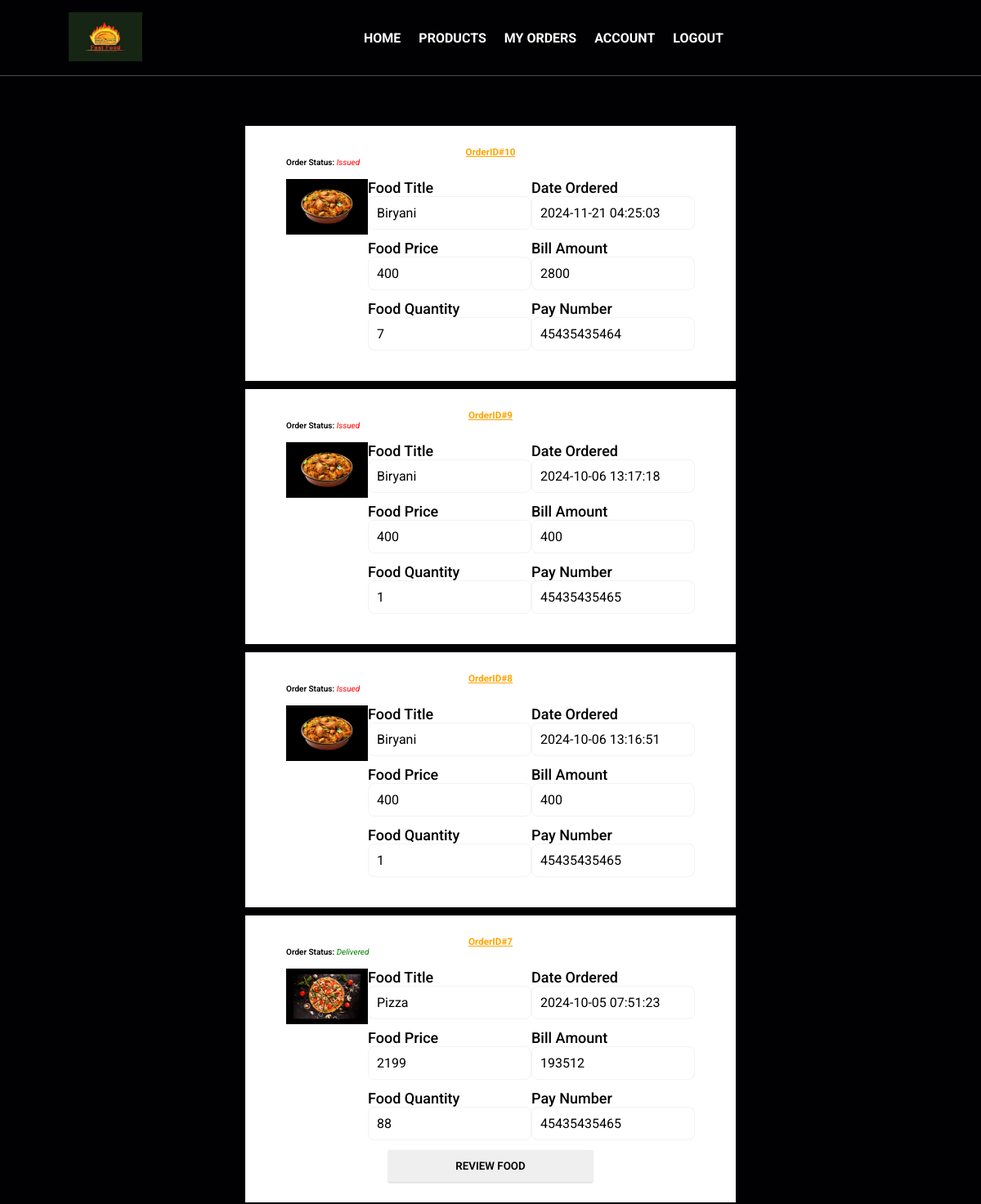
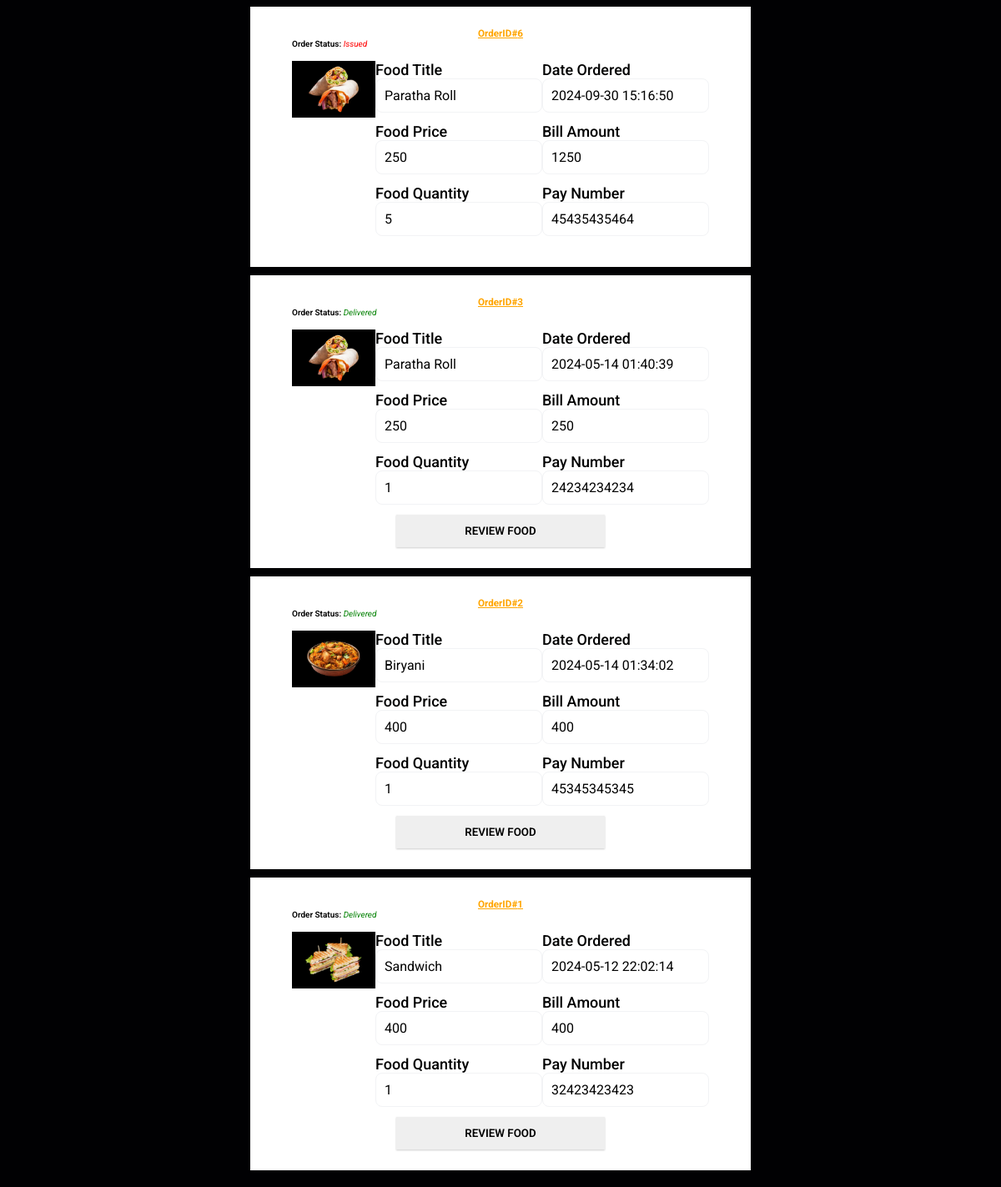
Page /menu/customer_orders (signed in) on the committed database (2 pictures, top to bottom).
### tables this page shows
CREATE TABLE Ordered (
        Order_Id        INTEGER PRIMARY KEY AUTOINCREMENT,
        customer_id	    int NOT NULL,
        food_no	        int NOT NULL,
        pay_id	        int NOT NULL,
        ordered_date	TIMESTAMP DEFAULT CURRENT_TIMESTAMP,
        quantity	    int DEFAULT 0,
        pay_amount	    int NOT NULL CHECK("pay_amount" > 0),
        order_status    VARCHAR(10) default 'Issued' CHECK(order_status='Pending' OR order_status='Delivered' OR order_status='Issued'), 
        rider_id        int NULL,   
        FOREIGN KEY(pay_id) REFERENCES Payment(pay_id) on delete set NULL,
        FOREIGN KEY(food_no) REFERENCES FOOD(food_no) on delete cascade,
        FOREIGN KEY(customer_id) REFERENCES CUSTOMERS(customer_id) on delete cascade
        FOREIGN KEY (rider_id) REFERENCES Riders(rider_id) on delete set NULL
        );

CREATE TABLE Food
    (
        food_no          INTEGER PRIMARY KEY AUTOINCREMENT ,
        food_image       VARCHAR(300) ,
        food_price       int,
        food_title       VARCHAR (100) ,
        food_description VARCHAR (500) ,
        admin_id         int NOT NULL,
        FOREIGN KEY (ADMIN_ID) REFERENCES ADMIN(ADMIN_ID)
    );

CREATE TABLE PAYMENT
    (
        pay_id                INTEGER PRIMARY KEY AUTOINCREMENT,
        pay_number            VARCHAR (15),
        customer_id           INT NOT NULL,
        FOREIGN KEY(customer_id) REFERENCES CUSTOMERS(customer_id) on delete cascade
    );

### app.py (the view)
@app.route('/menu/customer_orders')
def orderDetails(flag=None):
    if "Useremail" and "Userpassword" in session:
        useremail = session["Useremail"]
        userpassword = session["Userpassword"]
        customer = db.returnCustomerAccordingToSession(useremail, userpassword)
        customer = customer.fetchone()
        customerId = customer[0]
        orderDetails = db.returnOrderDetailsOfCustomerWithJoins(customerId)
        orderDetails = orderDetails.fetchall()
        getFlag = flag
        return render_template('orderDetails.html', orderDetails=orderDetails, getFlag=getFlag)
    return redirect(url_for('login'))

### database.py (called while the page is built)
    @staticmethod
    def returnCustomerAccordingToSession(email, password):
        connection = s.connect("foodSystem.db")
        cursor = connection.cursor()
        customer = cursor.execute(
            f"SELECT * from Customers where email = '{email}' and password = '{password}'")
        return customer

### templates/orderDetails.html (shortened to what this page needs)
{% extends 'base.html' %}
{% block body %}
{% if orderDetails|length != 0 %}
<h1 style="text-align: center;margin-top: 10px;">You have recently ordered</h1>
    <div class="orderDetails">
        {% for i in range(orderDetails|length) %}
        <div class="detailCard">
            <div class="orderId">OrderID#{{ orderDetails[i][0] }}</div>
            <span style="font-weight: 600;">Order Status: </span>
            <span style="color:blue;font-style: italic;" class="order_status">{{ orderDetails[i][8] }}</span>
            <div class="Singledetail">
                <div class="orderedImg">
                    <img src="/static/images/{{ orderDetails[i][3] }}" alt="">
                </div>
                <div class="foodDetail1">
                      <span class="foodDetailHeadings">Food Title</span>
                      <div class="Ftitle"><p>{{ orderDetails[i][1] }}</p></div>
                      <span class="foodDetailHeadings">Food Price</span>
                      <div class="Fprice"><p>{{ orderDetails[i][2] }}</p></div>
                      <span class="foodDetailHeadings">Food Quantity</span>
                      <div class="Fquantity"><p>{{ orderDetails[i][5] }}</p></div>
                </div>
                <div class="orderAndPaymentDetail">
                    <span class="foodDetailHeadings">Date Ordered</span>
                    <div class="orderedDate"><p>{{ orderDetails[i][4] }}</p></div>
                    <span class="foodDetailHeadings">Bill Amount</span>
                    <div class="orderAmount"><p>{{ orderDetails[i][6] }}</p></div>
                    <span class="foodDetailHeadings">Pay Number</span>
                    <div class="payNumber"><p>{{ orderDetails[i][7] }}</p></div>
                </div>
            </div>
            {% if orderDetails[i][8] != "Issued" %}
            <div class="reviewButton">
                <a href="/review/{{ orderDetails[i][0] }}"><button id="revBtn" >REVIEW FOOD</button></a>
            </div>
            {% endif %}
        </div>
        {% endfor %}
    </div>
    {% else %}
    <p style="text-align: center;font-size: larger;color: white; margin-top: 10%;">You haven't ordered any thing yet.</p>
{% endif %}
{% endblock body %}

### static/css/style.css (style rules this page uses)
:root { --main-color: #f12424; --black: #13131a; --bg: #010103; --border: .1rem solid rgba(255, 255, 255, .3); }
* { margin: 0; padding: 0; font-family:'Roboto', sans-serif; outline: none; border:none; box-sizing: border-box; text-decoration: none; text-transform: capitalize; transition: .2s linear; }
html { font-size: 62.5%; overflow-x: hidden; scroll-padding-top: 9rem; scroll-behavior: smooth; }
body { background: var(--bg); }
.orderDetails { margin-left: 25%; margin-right: 25%; margin-bottom: 20px; margin-top: 10%; }
.detailCard { margin-top: 10px; padding: 25px 50px 25px 50px; box-shadow: 0 1px 2px rgba(0, 0, 0, 0.2); background-color: white; }
.orderId { text-align: center; color: orange; text-decoration: underline; font-size: 1.17em; font-weight: bold; }
.Singledetail { margin-top: 15px; display: flex; justify-content: space-around; }
.foodDetailHeadings { font-size: large; font-weight: 500; }
.Ftitle p, .Fprice p, .Fquantity p, .orderedDate p, .orderAmount p, .payNumber p { width: auto; font-size: medium; padding: 10px; width: 200px; border-radius: max(0px, min(8px, ((100vw - 4px) - 100%) * 9999)) / 8px; border: 1px solid #F2F3F5; margin-bottom: 12px; }
.orderedImg { width: 20%; }
.orderedImg img { width:100px; }
.reviewButton button { text-align: center; font-weight: 600; padding: 12px; width: 50%; border: none; cursor: pointer; box-shadow: 0 1px 2px rgba(0, 0, 0, 0.2); }
.reviewButton { text-align: center; }

### rows in the picture
Ordered: Order_Id "10", order_status "Issued", quantity "7", ordered_date "2024-11-21 04:25:03", pay_amount "2800"
Food: food_image (picture), food_title "Biryani" "Biryani" "Biryani" "Biryani", food_price "400" "400" "400" "400"
PAYMENT: pay_number "45435435464" "45435435464"
Ordered: Order_Id "9", order_status "Issued", quantity "1", ordered_date "2024-10-06 13:17:18", pay_amount "400"
PAYMENT: pay_number "45435435465" "45435435465" "45435435465"
Ordered: Order_Id "8", order_status "Issued", quantity "1", ordered_date "2024-10-06 13:16:51", pay_amount "400"
Ordered: Order_Id "7", order_status "Delivered", quantity "88", ordered_date "2024-10-05 07:51:23", pay_amount "193512"
Food: food_image (picture), food_title "Pizza", food_price "2199"
Ordered: Order_Id "6", order_status "Issued", quantity "5", ordered_date "2024-09-30 15:16:50", pay_amount "1250"
Food: food_image (picture), food_title "Paratha Roll" "Paratha Roll", food_price "250" "250"
Ordered: Order_Id "3", order_status "Delivered", quantity "1", ordered_date "2024-05-14 01:40:39", pay_amount "250"
PAYMENT: pay_number "24234234234"
Ordered: Order_Id "2", order_status "Delivered", quantity "1", ordered_date "2024-05-14 01:34:02", pay_amount "400"
PAYMENT: pay_number "45345345345"
Ordered: Order_Id "1", order_status "Delivered", quantity "1", ordered_date "2024-05-12 22:02:14", pay_amount "400"
Food: food_image (picture), food_title "Sandwich", food_price "400"
PAYMENT: pay_number "32423423423"
